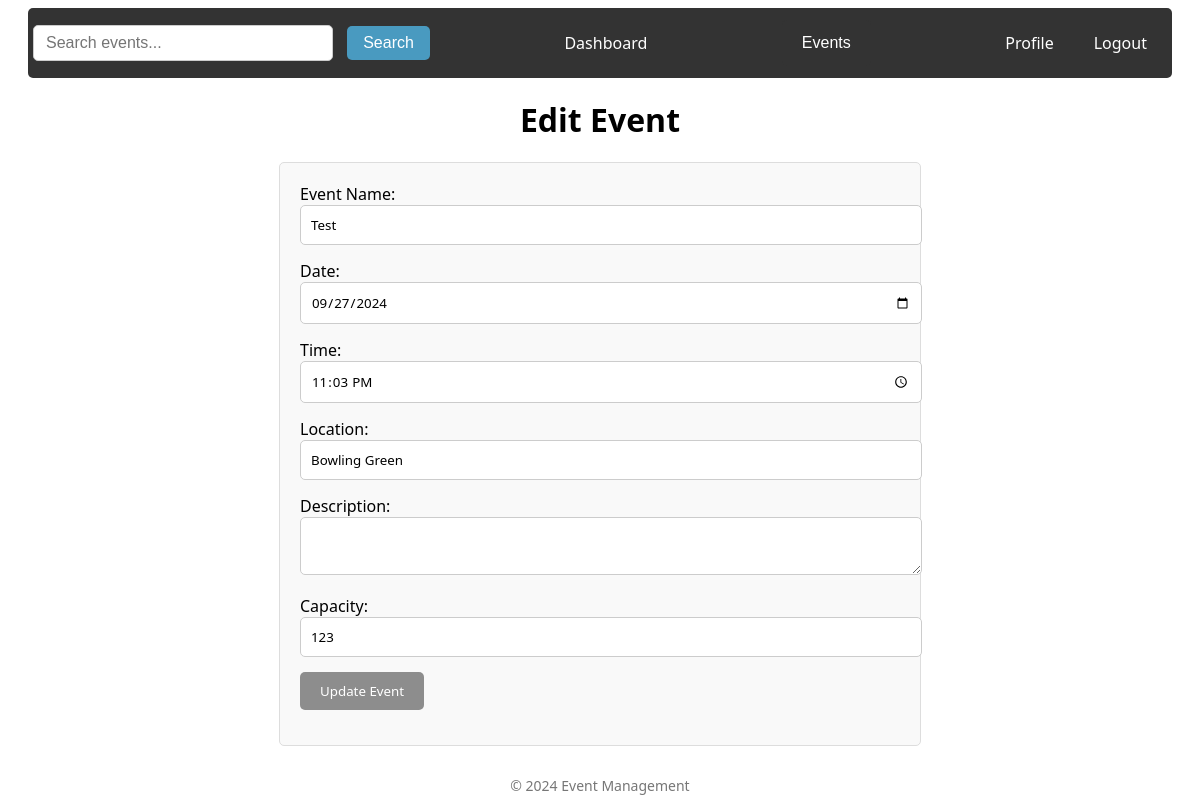
Page /edit_event/22 (signed in) on the committed database.
### tables this page shows
CREATE TABLE "events" (
            id INTEGER PRIMARY KEY AUTOINCREMENT,
            name TEXT NOT NULL,
            date TEXT NOT NULL,
            time TEXT NOT NULL,
            location TEXT NOT NULL,
            description TEXT,
            capacity INTEGER NOT NULL,
            host_id INTEGER NOT NULL,
            category TEXT,
            FOREIGN KEY(host_id) REFERENCES users(id)
        );

### app.py (the view, shortened to what this page needs)
@app.route('/edit_event/<int:event_id>', methods=['GET', 'POST'])
@login_required
def edit_event_route(event_id):
    event = get_event_by_id(event_id)
    if not event or event.host_id != session['user']['id']:
        return "Unauthorized", 403
    return render_template('edit_event.html', event=event)

### app.py (called while the page is built)
def login_required(f):
    @wraps(f)
    def decorated_function(*args, **kwargs):
        if 'logged_in' not in session:
            return redirect(url_for('index', messages="Please login to access this page"))
        return f(*args, **kwargs)
    return decorated_function

### event_manage.py (called while the page is built)
def get_db_connection():
    conn = sqlite3.connect('users.db')
    conn.row_factory = sqlite3.Row  # Allows you to fetch results as dictionaries
    return conn

def get_event_by_id(event_id):
    try:
        conn = get_db_connection()
        cursor = conn.cursor()
        cursor.execute('''
            SELECT events.*, users.username AS host_name
            FROM events
            JOIN users ON events.host_id = users.id
            WHERE events.id = ?
        ''', (event_id,))
        event = cursor.fetchone()
        if event:
            return Event(*event)  # Assuming Event class takes all values including host_name
        else:
            return None
    except Exception as e:
        print(f"Error fetching event: {e}")
        return None
    finally:
        conn.close()

### templates/edit_event.html (shortened to what this page needs)
{% extends 'base.html' %}
{% block content %}
    <link rel="stylesheet" href="{{ url_for('static', filename='css/edit_event.css') }}">
    <h1>Edit Event</h1>
    <form method="POST" action="/edit_event/{{ event.id }}" class="edit-event-form">
        <div class="form-group">
            <label for="name">Event Name:</label>
            <input type="text" id="name" name="name" value="{{ event.name }}" required>
        </div>
        <div class="form-group">
            <label for="date">Date:</label>
            <input type="date" id="date" name="date" value="{{ event.date }}" required>
        </div>
        <div class="form-group">
            <label for="time">Time:</label>
            <input type="time" id="time" name="time" value="{{ event.time }}" required>
        </div>
        <div class="form-group">
            <label for="location">Location:</label>
            <input type="text" id="location" name="location" value="{{ event.location }}" required>
        </div>
        <div class="form-group">
            <label for="description">Description:</label>
            <textarea id="description" name="description">{{ event.description }}</textarea>
        </div>
        <div class="form-group">
            <label for="capacity">Capacity:</label>
            <input type="number" id="capacity" name="capacity" value="{{ event.capacity }}" required>
        </div>
        <div class="form-group">
            <button type="submit" class="submit-button">Update Event</button>
        </div>
    </form>
{% endblock %}

### static/css/styles.css (style rules this page uses)
button { padding: 10px 20px; background-color: #777575; color: white; border: none; border-radius: 5px; cursor: pointer; align-items: center; }
body { font-family: 'Segoe UI', Tahoma, Geneva, Verdana, sans-serif; padding: 0 20px; }
h1, h2, h3 { margin-top: 20px; text-align: center; }

### static/css/edit_event.css (style rules this page uses)
.edit-event-form { font-family: 'Segoe UI', Tahoma, Geneva, Verdana, sans-serif; max-width: 600px; margin: 0 auto; padding: 20px; border: 1px solid #ddd; border-radius: 5px; background-color: #f9f9f9; }
.edit-event-form .form-group { font-family: 'Segoe UI', Tahoma, Geneva, Verdana, sans-serif; margin-bottom: 15px; }
.edit-event-form input, .edit-event-form textarea { font-family: 'Segoe UI', Tahoma, Geneva, Verdana, sans-serif; width: 100%; padding: 10px; border-radius: 5px; border: 1px solid #ccc; }
.edit-event-form button { font-family: 'Segoe UI', Tahoma, Geneva, Verdana, sans-serif; padding: 10px 20px; background-color: #8d8d8d; color: white; border: none; border-radius: 5px; cursor: pointer; transition: background-color 0.3s ease; }

### rows in the picture
events: name "Test", date "09/27/2024", time "23:03", location "Bowling Green", capacity "123"
